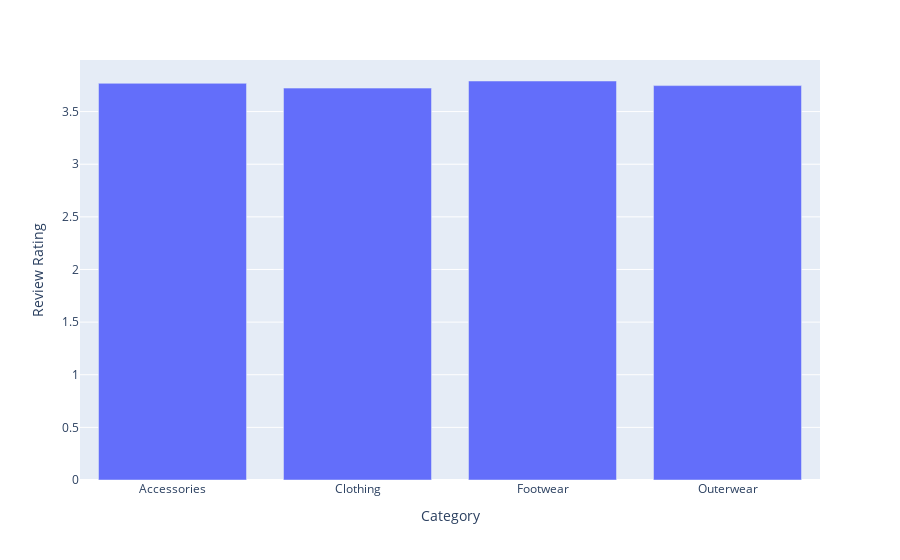

Notebook cell for this chart:
### Code cell
fig = px.bar(avg_rating_per_category,x= 'Category' , y = 'Review Rating' )
fig.show()

### Figure 1 — Plotly figure (JSON) as saved in the notebook; plotly's stock layout.template omitted (floating-point values rounded to 4 significant figures)
{"data": [{"alignmentgroup": "True", "hovertemplate": "Category=%{x}<br>Review Rating=%{y}<extra></extra>", "legendgroup": "", "marker": {"color": "#636efa", "pattern": {"shape": ""}}, "name": "", "offsetgroup": "", "orientation": "v", "showlegend": false, "textposition": "auto", "type": "bar", "x": ["Accessories", "Clothing", "Footwear", "Outerwear"], "xaxis": "x", "y": [3.769, 3.723, 3.791, 3.747], "yaxis": "y"}], "layout": {"barmode": "relative", "legend": {"tracegroupgap": 0}, "margin": {"t": 60}, "xaxis": {"anchor": "y", "domain": [0, 1], "title": {"text": "Category"}}, "yaxis": {"anchor": "x", "domain": [0, 1], "title": {"text": "Review Rating"}}}}
